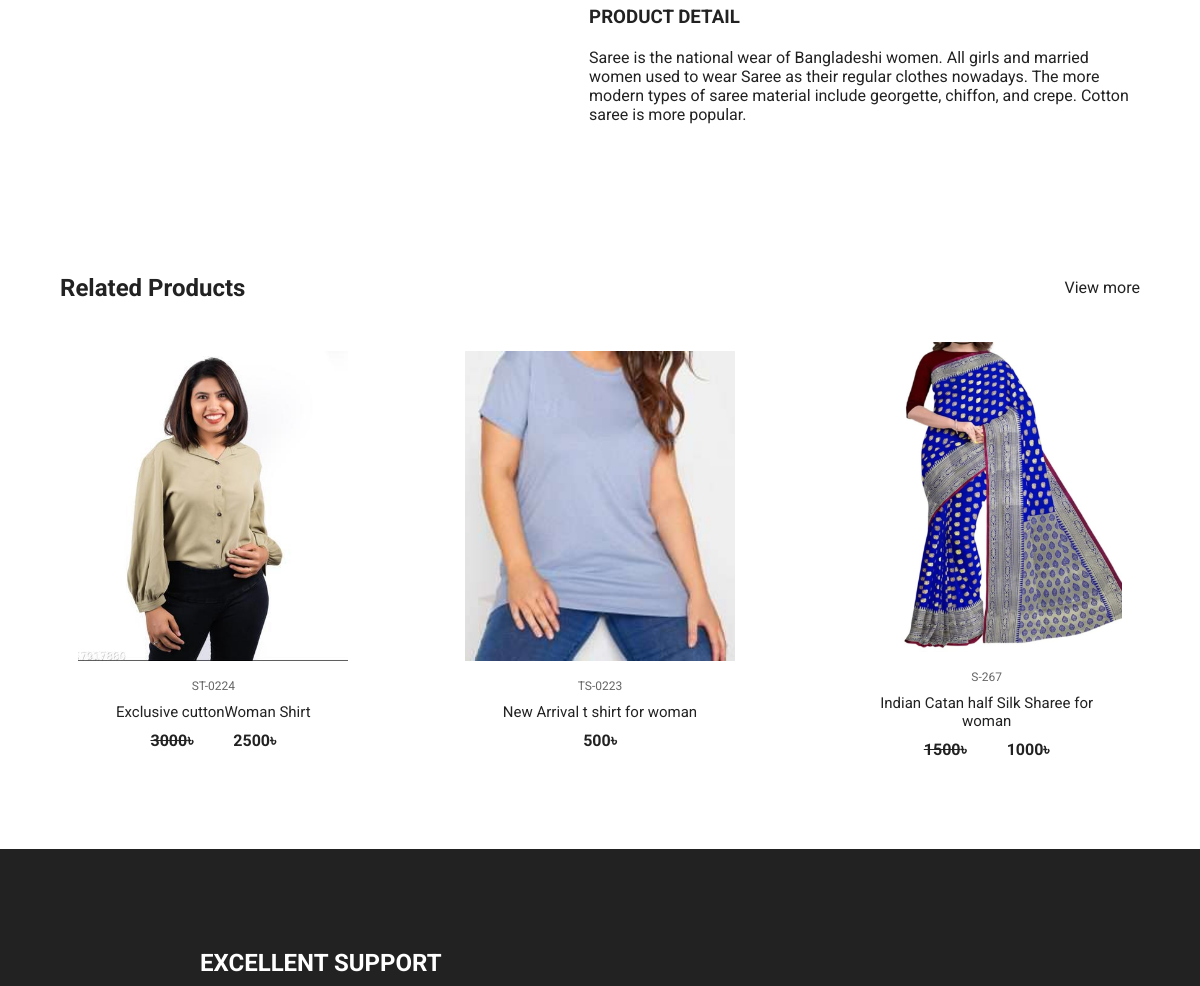
The app's page /view-product-detals/indian-catan-half-silk-sharee-for-woman-92461064-01fb-4d58-9cab-e2cd221e84dd/ (middle part), older data.
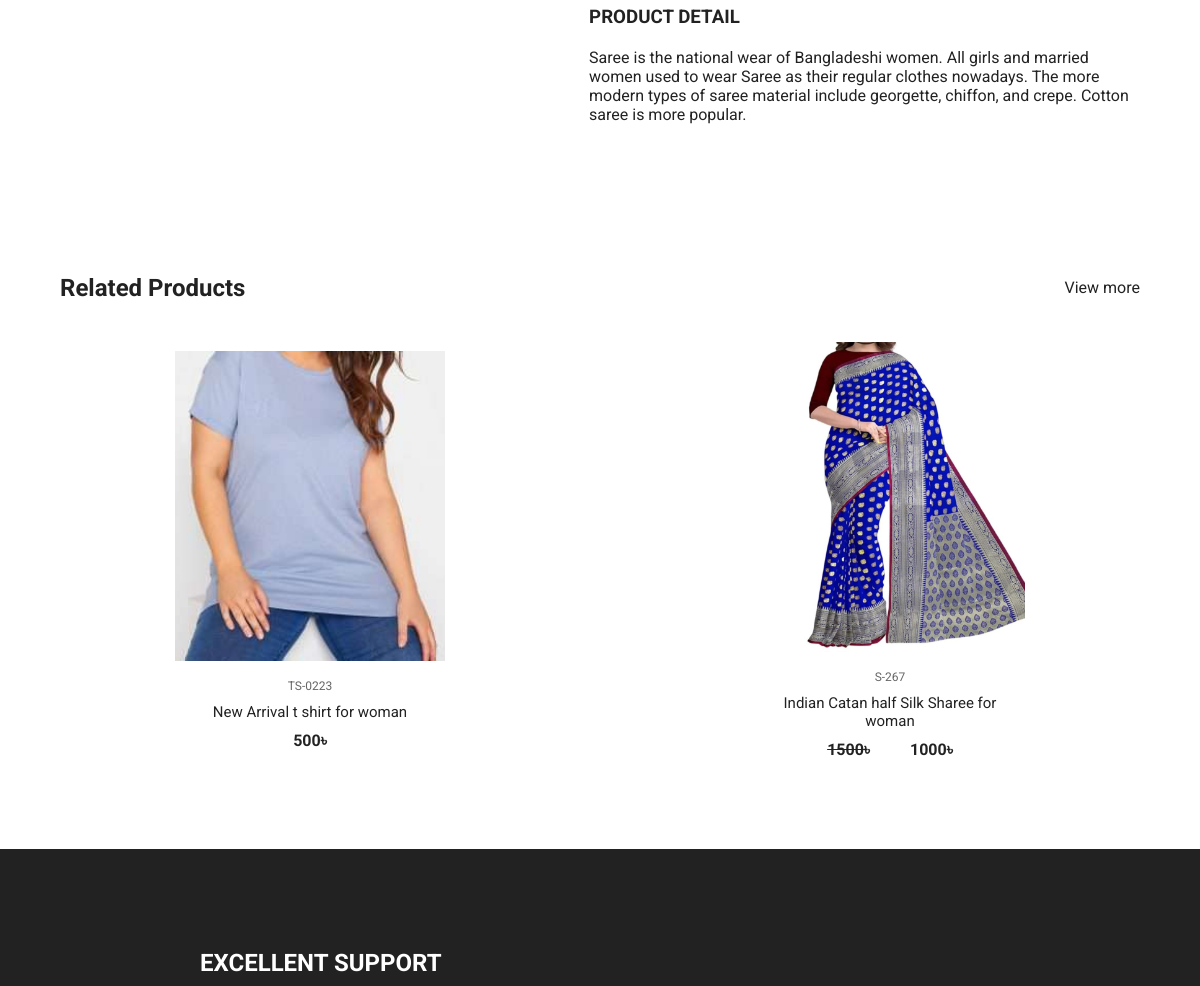
The same page, newer data.
### shopApp/models.py (models this page shows, shortened)
class Product(models.Model):
    product_name         = models.CharField(max_length=260)
    product_code         = models.CharField(max_length=20)
    product_quintity     = models.IntegerField(default=0)
    product_category     = models.ForeignKey(Category, on_delete=models.CASCADE, related_name='category')
    roduct_title         = models.CharField(max_length=260)
    image                = models.ImageField(upload_to='products')
    product_color_image  = models.ManyToManyField(ColorImage, blank=True, null=True, related_name="colorImg")
    color_name           = models.CharField(max_length=160)
    availableSize        = models.CharField(max_length=60)
    slug                 = models.SlugField(unique=True, null=True, blank=True)
    details              = models.TextField()
    main_price           = models.IntegerField()
    is_newarival         = models.BooleanField(default=False)
    is_featured          = models.BooleanField(default=False)
    is_discount          = models.BooleanField(default=False)
    dic_price            = models.IntegerField(default=0, blank=True, null=True)
    cerated_at           = models.DateTimeField(auto_now_add=True)
    updated_at           = models.DateTimeField(auto_now=True)

### shopApp/views.py (the view)
# urls.py: path('view-product-detals/<slug>/', views.ProductDetails, name='productDetails'),
def ProductDetails(request, slug):
    singProduct = Product.objects.get(slug=slug)
    if singProduct:
        categoryId = singProduct.product_category.id
        reletedProduct = Product.objects.filter(product_category=categoryId)[:4]
        context = {
            'singProduct':singProduct,
            'reletedProduct':reletedProduct
        }
        return render(request, 'shopApp/viewProduct.html', context)
    else:
        messages.success(request, 'This product is not available ')

### template/shopApp/viewProduct.html (shortened to what this page needs)
{% extends "base.html" %}
{% load static %}
{% block body %}
<section class="section product-detail">
    <div class="details container">
      <div class="left image-container">
      </div>
      <div class="right">
        <h3>Product Detail</h3>
        <p>
          {{singProduct.details}}
        </p>
      </div>
    </div>
  </section>
  <section class="section featured">
    <div class="top container">
      <h1>Related Products</h1>
      <a href="{% url 'shopApp:products' %}" class="view-more">View more</a>
    </div>
    <div class="product-center container">
        {% for i in reletedProduct %}
      <div class="product-item">
        <div class="overlay">
          <a href="{% url 'shopApp:productDetails' slug=i.slug %}" class="product-thumb">
            <img src="/media/{{i.image}}" alt="" />
          </a>
        </div>
        <div class="product-info">
          <span>{{i.product_code}}</span>
          <a href="{% url 'shopApp:productDetails' slug=i.slug %}">{{i.roduct_title}}</a>
          {% if i.dic_price == 0 %}
          <h4 class="mr-4">{{i.main_price}}&#2547;</h4>
          {% else %}
          <div class="" style="display: flex; justify-content:center; gap:4rem;">
            <h4 class="mr-4"> <del>{{i.main_price}}</del>&#2547;</h4>
            <h4>{{i.dic_price}}&#2547;</h4>
          </div>
          {% endif %}
        </div>
        <ul class="icons">
        </ul>
      </div>
      {% endfor %}
    </div>
  </section>
{% endblock %}

Row changes from the older to the newer data that the page shows:
removed Product: image (picture), product_code "ST-0224", roduct_title "Exclusive cuttonWoman Shirt", main_price "3000", dic_price "2500"
